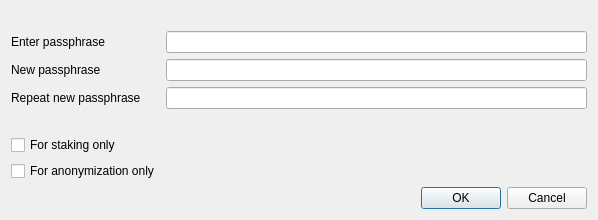
<?xml version="1.0" encoding="UTF-8"?>
<ui version="4.0">
 <class>AskPassphraseDialog</class>
 <widget class="QDialog" name="AskPassphraseDialog">
  <property name="geometry">
   <rect>
    <x>0</x>
    <y>0</y>
    <width>598</width>
    <height>198</height>
   </rect>
  </property>
  <property name="sizePolicy">
   <sizepolicy hsizetype="Preferred" vsizetype="Minimum">
    <horstretch>0</horstretch>
    <verstretch>0</verstretch>
   </sizepolicy>
  </property>
  <property name="minimumSize">
   <size>
    <width>550</width>
    <height>0</height>
   </size>
  </property>
  <property name="windowTitle">
   <string>Passphrase Dialog</string>
  </property>
  <layout class="QVBoxLayout" name="verticalLayout">
   <item>
    <widget class="QLabel" name="warningLabel">
     <property name="textFormat">
      <enum>Qt::RichText</enum>
     </property>
     <property name="wordWrap">
      <bool>true</bool>
     </property>
    </widget>
   </item>
   <item>
    <layout class="QFormLayout" name="formLayout">
     <property name="fieldGrowthPolicy">
      <enum>QFormLayout::AllNonFixedFieldsGrow</enum>
     </property>
     <item row="0" column="0">
      <widget class="QLabel" name="passLabel1">
       <property name="text">
        <string>Enter passphrase</string>
       </property>
      </widget>
     </item>
     <item row="0" column="1">
      <widget class="QLineEdit" name="passEdit1">
       <property name="echoMode">
        <enum>QLineEdit::Password</enum>
       </property>
      </widget>
     </item>
     <item row="1" column="0">
      <widget class="QLabel" name="passLabel2">
       <property name="text">
        <string>New passphrase</string>
       </property>
      </widget>
     </item>
     <item row="1" column="1">
      <widget class="QLineEdit" name="passEdit2">
       <property name="echoMode">
        <enum>QLineEdit::Password</enum>
       </property>
      </widget>
     </item>
     <item row="2" column="0">
      <widget class="QLabel" name="passLabel3">
       <property name="text">
        <string>Repeat new passphrase</string>
       </property>
      </widget>
     </item>
     <item row="2" column="1">
      <widget class="QLineEdit" name="passEdit3">
       <property name="echoMode">
        <enum>QLineEdit::Password</enum>
       </property>
      </widget>
     </item>
     <item row="3" column="1">
      <widget class="QLabel" name="capsLabel">
       <property name="font">
        <font>
         <weight>75</weight>
         <bold>true</bold>
        </font>
       </property>
       <property name="text">
        <string/>
       </property>
       <property name="alignment">
        <set>Qt::AlignCenter</set>
       </property>
      </widget>
     </item>
     <item row="4" column="0">
      <widget class="QCheckBox" name="stakingCheckBox">
       <property name="enabled">
        <bool>true</bool>
       </property>
       <property name="toolTip">
        <string>Serves to disable the trivial sendmoney when OS account compromised. Provides no real security.</string>
       </property>
       <property name="text">
        <string>For staking only</string>
       </property>
       <property name="visible">
        <bool>false</bool>
       </property>
      </widget>
     </item>
	 
<item row="5" column="0">
 <widget class="QCheckBox" name="anonymizationCheckBox">
 <property name="enabled">
 <bool>true</bool>
 </property>
 <property name="toolTip">
 <string>Serves to disable the trivial sendmoney when OS account compromised. Provides no real security.</string>
 </property>
 <property name="text">
 <string>For anonymization only</string>
 </property>
 <property name="visible">
 <bool>false</bool>
 </property>
 </widget>
 </item>
	 
    </layout>
   </item>
   <item>
    <widget class="QDialogButtonBox" name="buttonBox">
     <property name="orientation">
      <enum>Qt::Horizontal</enum>
     </property>
     <property name="standardButtons">
      <set>QDialogButtonBox::Cancel|QDialogButtonBox::Ok</set>
     </property>
    </widget>
   </item>
  </layout>
 </widget>
 <resources/>
 <connections>
  <connection>
   <sender>buttonBox</sender>
   <signal>accepted()</signal>
   <receiver>AskPassphraseDialog</receiver>
   <slot>accept()</slot>
   <hints>
    <hint type="sourcelabel">
     <x>248</x>
     <y>254</y>
    </hint>
    <hint type="destinationlabel">
     <x>157</x>
     <y>274</y>
    </hint>
   </hints>
  </connection>
  <connection>
   <sender>buttonBox</sender>
   <signal>rejected()</signal>
   <receiver>AskPassphraseDialog</receiver>
   <slot>reject()</slot>
   <hints>
    <hint type="sourcelabel">
     <x>316</x>
     <y>260</y>
    </hint>
    <hint type="destinationlabel">
     <x>286</x>
     <y>274</y>
    </hint>
   </hints>
  </connection>
 </connections>
</ui>
